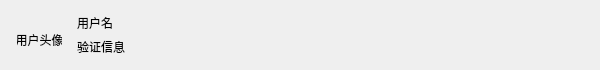
<?xml version="1.0" encoding="UTF-8"?>
<ui version="4.0">
 <class>ApplyFriendItemClass</class>
 <widget class="QWidget" name="ApplyFriendItemClass">
  <property name="geometry">
   <rect>
    <x>0</x>
    <y>0</y>
    <width>600</width>
    <height>70</height>
   </rect>
  </property>
  <property name="minimumSize">
   <size>
    <width>0</width>
    <height>70</height>
   </size>
  </property>
  <property name="maximumSize">
   <size>
    <width>16777215</width>
    <height>70</height>
   </size>
  </property>
  <property name="windowTitle">
   <string>ApplyFriendItem</string>
  </property>
  <layout class="QHBoxLayout" name="horizontalLayout">
   <item>
    <widget class="QWidget" name="widget" native="true">
     <property name="minimumSize">
      <size>
       <width>60</width>
       <height>60</height>
      </size>
     </property>
     <property name="maximumSize">
      <size>
       <width>60</width>
       <height>60</height>
      </size>
     </property>
     <widget class="QLabel" name="icon">
      <property name="geometry">
       <rect>
        <x>6</x>
        <y>6</y>
        <width>45</width>
        <height>45</height>
       </rect>
      </property>
      <property name="minimumSize">
       <size>
        <width>45</width>
        <height>45</height>
       </size>
      </property>
      <property name="maximumSize">
       <size>
        <width>45</width>
        <height>45</height>
       </size>
      </property>
      <property name="text">
       <string>用户头像</string>
      </property>
      <property name="alignment">
       <set>Qt::AlignmentFlag::AlignCenter</set>
      </property>
     </widget>
    </widget>
   </item>
   <item>
    <layout class="QVBoxLayout" name="verticalLayout">
     <property name="spacing">
      <number>0</number>
     </property>
     <item>
      <widget class="QLabel" name="user_name">
       <property name="text">
        <string>用户名</string>
       </property>
      </widget>
     </item>
     <item>
      <widget class="QLabel" name="user_info">
       <property name="text">
        <string>验证信息</string>
       </property>
      </widget>
     </item>
    </layout>
   </item>
  </layout>
 </widget>
 <layoutdefault spacing="6" margin="11"/>
 <resources>
  <include location="rc.qrc"/>
 </resources>
 <connections/>
</ui>
